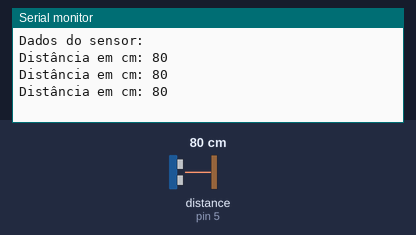
The sketch below on a simulated Arduino Uno, built with avr-gcc and run on an emulated ATmega328P. Shown: the last lines printed to the serial monitor. Inputs (shaded band) come from the test bench; at power-on: distance to the obstacle (sensor on pin 5) 80 cm. The echo pulse lasts 58.3 µs per cm.

Above: at 1.3 s.
1.4 s: distance to the obstacle (sensor on pin 5) set to 2 cm
At 1.9 s:
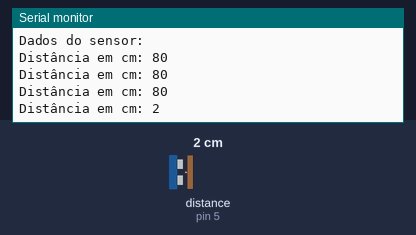
2.9 s: distance to the obstacle (sensor on pin 5) set to 4 cm
At 3.4 s:
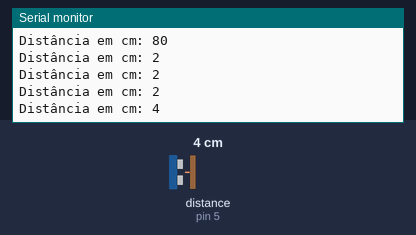
Timing chart, 0 to 5.9 s (numbered marks = the images above; inputs shaded):
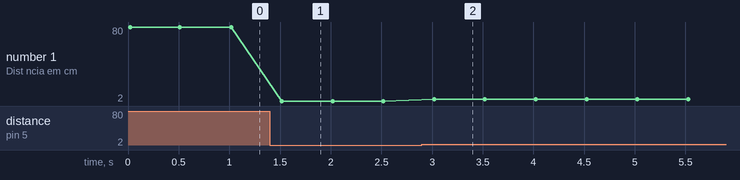

The sketch:

Aula2_Ultrasonic.ino
```cpp
#include <Ultrasonic.h>

/* Definição dos pinos responsáveis por enviar e captar o sinal do sensor */
#define pino_trigger 4
#define pino_echo 5

Ultrasonic ultrasonic(pino_trigger, pino_echo); // Criando objeto da classe Ultrasonic para coletar distância

void setup() {
  Serial.begin(9600);
  Serial.println("Dados do sensor: ");

}

void loop() {
  int dist_cm; //Criando variável que vai armazenar distância do sensor
  dist_cm = ultrasonic.distanceRead(); //Dependendo da biblioteca pode ser ultrasonic.Ranging(CM);
  Serial.print ("Distância em cm: ");
  Serial.println(dist_cm); // Exibindo no monitor Serial o valor da distância
  delay(500); // Espera meio segundo para exibir valor na tela

}
```

Measured:
- after the input at 1.4 s, the serial monitor: prints a new line after 0.12 s (image 1)
- after the input at 2.9 s, the serial monitor: prints a new line after 0.12 s (image 2)
- plotted number 1: 80 → 2 after the input at 1.4 s, 2 → 4 after the input at 2.9 s
